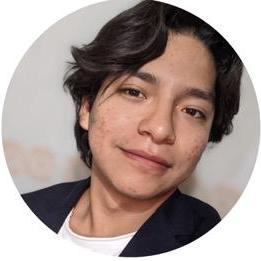
#> input picture assets/source-photo.jpeg, 261 x 261 px
$ python prep_photo.py
#> lines starting #> are read from the running program, lines starting #| are printed output that depends on the picture; after the words box and inside, x2 and y2 are one past the last pixel; in counts of white or black regions, pixels touching at a corner belong together
#> in main, im is the input picture: PIL image 261x261 RGB; mean R, G, B 167.3, 150.3, 145
"""Prepara una foto de perfil para convertirla en ASCII limpio.

Pipeline:
  1. Aisla al sujeto. El fondo de un avatar de estudio es claro y *desaturado*
     (S <= ~15) mientras que piel, pelo y ropa pasan de S ~55; ese contraste de
     croma separa mejor que cualquier umbral de luminancia, y no necesita
     descargar modelos (rembg/u2net).
  2. Suaviza la piel con un filtro bilateral: conserva bordes (ojos, boca,
     mechones) y elimina el grano que en ASCII se ve como ruido.
  3. Estira el rango tonal del sujeto y *levanta las sombras* (`LIFT`).
     El SVG se dibuja claro sobre fondo oscuro, así que el brillo percibido de
     cada celda es su densidad de tinta: mapeamos claro -> denso para obtener un
     positivo fotográfico. Sin el lift, el pelo oscuro caería a 0 y la cabeza
     se quedaria sin silueta sobre el fondo negro.
  4. Compone al sujeto sobre NEGRO puro, de modo que el fondo cae a 0 y el ramp
     lo convierte en espacios.

Salida: assets/source-prepped.png (escala de grises), que consume
make_ascii_svg.py. Se ejecuta solo cuando cambia la foto.

    python3 scripts/prep_photo.py [entrada.jpeg] [salida.png]
"""
import os
import sys

import cv2
import numpy as np
from PIL import Image

HERE = os.path.dirname(os.path.abspath(__file__))
ROOT = os.path.join(HERE, "..")
INP = sys.argv[1] if len(sys.argv) > 1 else os.path.join(ROOT, "assets", "source-photo.jpeg")
OUT = sys.argv[2] if len(sys.argv) > 2 else os.path.join(ROOT, "assets", "source-prepped.png")

SCALE = 3          # sobremuestreo: la fuente es un avatar de 261px
SAT_MIN = 52       # S por debajo de esto (y claro) es fondo: los halos del
                   # fondo llegan a S~48, la piel/ropa arranca en S~64
DARK_MAX = 70      # lo muy oscuro es sujeto aunque esté desaturado
SMOOTH = 34        # sigmaColor del filtro bilateral (0 lo desactiva)
P_LO, P_HI = 2.0, 99.0   # percentiles del sujeto para el estirado tonal
LIFT = 44          # piso de gris del sujeto: mantiene visible el pelo oscuro
FEATHER = 1.0      # difuminado del borde de la máscara, en px


def subject_mask(rgb: np.ndarray) -> np.ndarray:
    """Máscara del sujeto por croma + oscuridad, limpiada morfológicamente."""
    hsv = cv2.cvtColor(rgb, cv2.COLOR_RGB2HSV)
#> hsv: shape (783, 783, 3); mean H, S, V 30.7, 49.3, 168
    sat = hsv[:, :, 1]
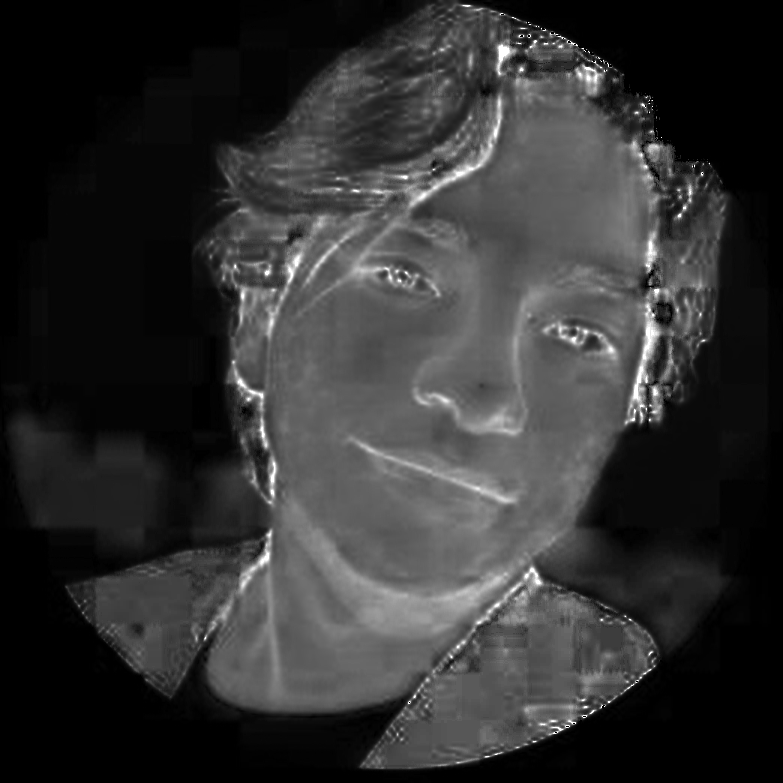
#> sat: shape (783, 783); min 0, max 255, mean 49.3
    gray = cv2.cvtColor(rgb, cv2.COLOR_RGB2GRAY)
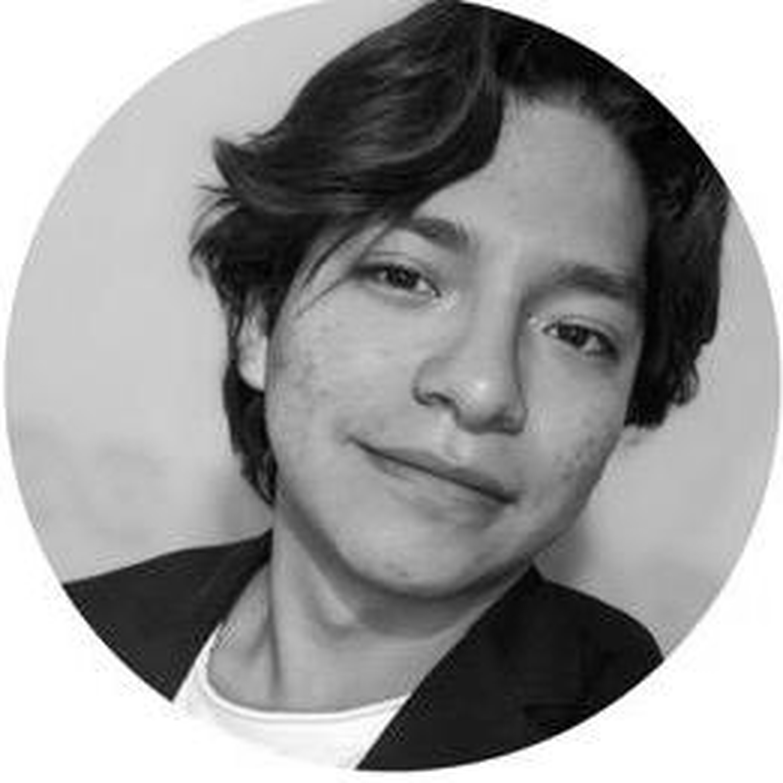
#> gray: shape (783, 783); min 0, max 255, mean 154.7

    fg = ((sat >= SAT_MIN) | (gray <= DARK_MAX)).astype(np.uint8) * 255
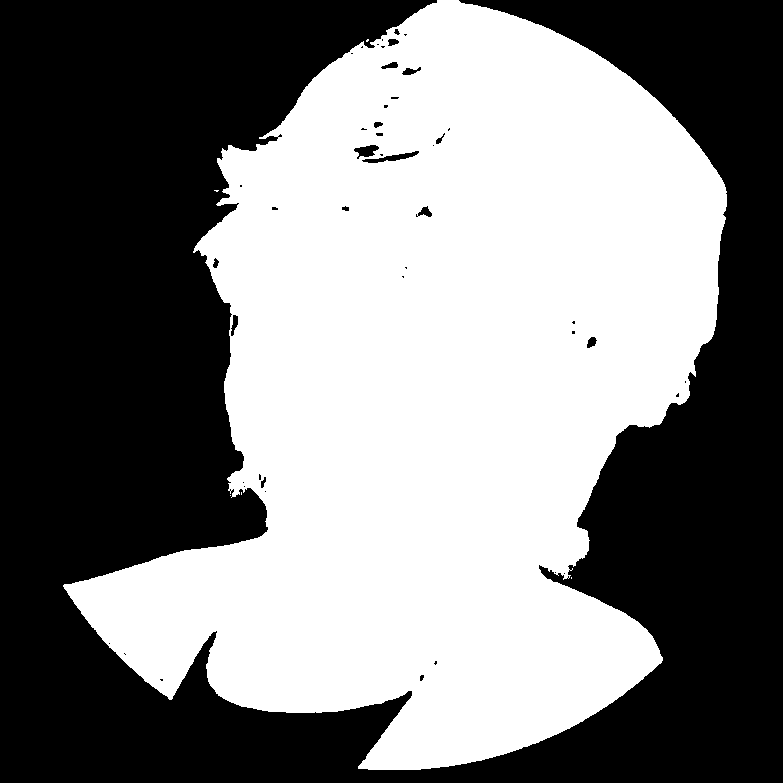
#> fg: shape (783, 783); 50% white; 6 white regions (5 under 20 px), largest, box (x1, y1, x2, y2) and area: (63, 0, 727, 770) 306360

    h, w = fg.shape
#> h = 783; w = 783
    # el avatar viene recortado en círculo: fuera del círculo nunca hay sujeto
    yy, xx = np.mgrid[0:h, 0:w]
    outside = np.sqrt((yy - h / 2) ** 2 + (xx - w / 2) ** 2) > 0.495 * h
    fg[outside] = 0
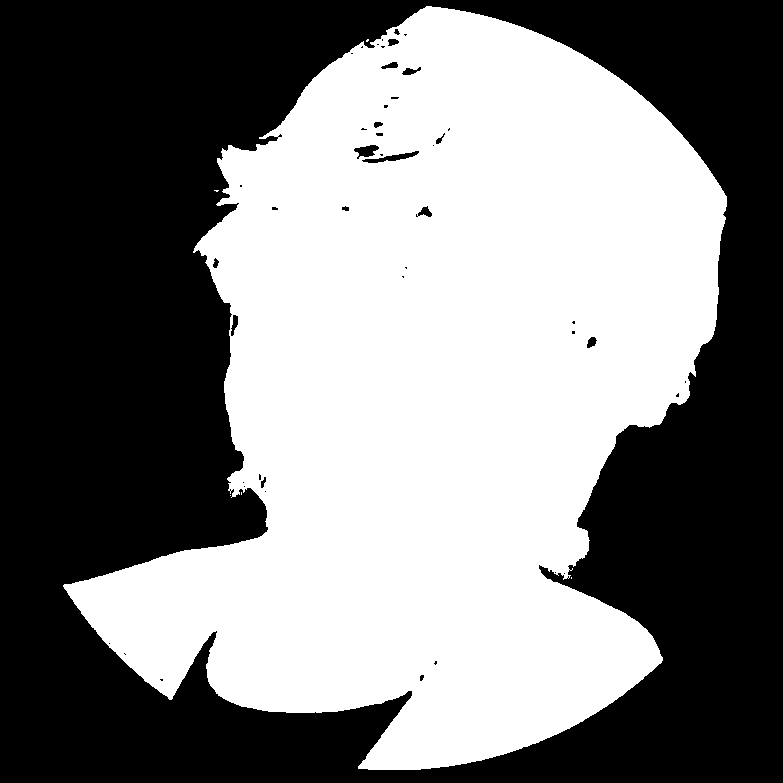
#> fg: shape (783, 783); 49.5% white; 6 white regions (5 under 20 px), largest, box (x1, y1, x2, y2) and area: (63, 6, 727, 770) 303760

    k = max(3, (h // 100) | 1)
#> k = 7
    fg = cv2.morphologyEx(fg, cv2.MORPH_OPEN, np.ones((k, k), np.uint8))
#> fg: shape (783, 783); 49.4% white; 2 white regions, box (x1, y1, x2, y2) and area: (66, 7, 727, 770) 302576, (387, 30, 394, 39) 63
    fg = cv2.morphologyEx(fg, cv2.MORPH_CLOSE, np.ones((k * 3, k * 3), np.uint8))
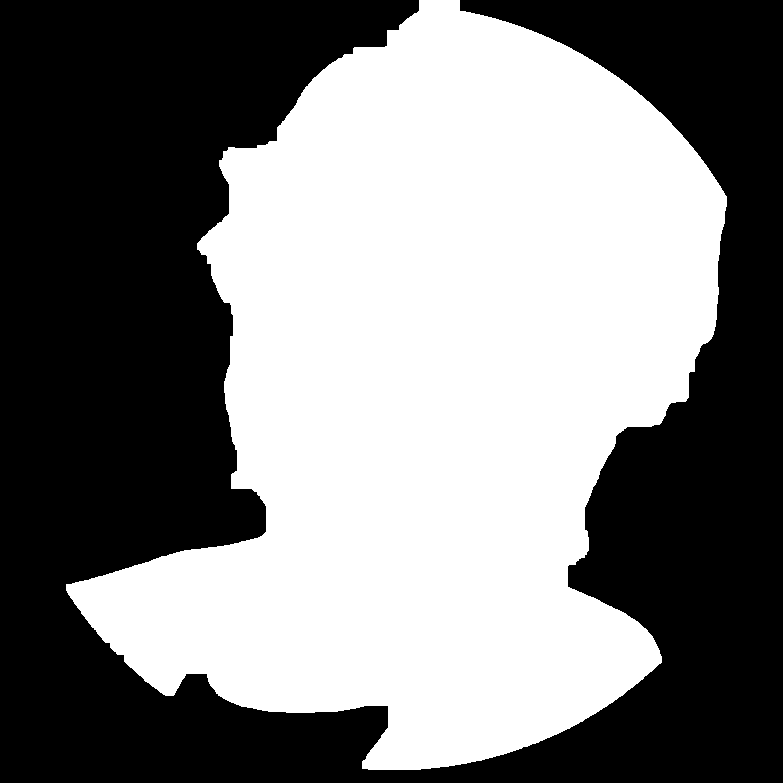
#> fg: shape (783, 783); 49.9% white; 1 white region, box (x1, y1, x2, y2) and area: (66, 0, 727, 770) 306056

    # conserva solo el componente mayor (la persona) y rellena huecos internos
    n, lab, stats, _ = cv2.connectedComponentsWithStats((fg > 127).astype(np.uint8), 8)
#> n = 2; stats = [[0, 0, 783, 783, 307033], [66, 0, 661, 770, 306056]]
    if n > 1:
        keep = 1 + int(np.argmax(stats[1:, cv2.CC_STAT_AREA]))
#> keep = 1
        fg = np.where(lab == keep, 255, 0).astype(np.uint8)
    holes = cv2.bitwise_not(fg)
    n, lab, stats, _ = cv2.connectedComponentsWithStats((holes > 127).astype(np.uint8), 8)
#> stats = [[66, 0, 661, 770, 306056], [0, 0, 783, 783, 307033]]
    if n > 1:
        border = set(lab[0, :]) | set(lab[-1, :]) | set(lab[:, 0]) | set(lab[:, -1])
#> border = 2 items
        for i in range(1, n):
            if i not in border:
                fg[lab == i] = 255
    return fg


def main() -> None:
    im = Image.open(INP).convert("RGB")
    im = im.resize((im.width * SCALE, im.height * SCALE), Image.LANCZOS)
    rgb = np.array(im)

    fg = subject_mask(rgb)
    if not (fg > 127).any():
        raise SystemExit(f"no subject found in {INP}: revisa SAT_MIN/DARK_MAX")

    gray = cv2.cvtColor(rgb, cv2.COLOR_RGB2GRAY)
    if SMOOTH:
        gray = cv2.bilateralFilter(gray, 0, float(SMOOTH), 9)

    g = gray.astype(np.float32)
    lo, hi = np.percentile(g[fg > 127], [P_LO, P_HI])
#> lo = 13; hi = 185
    g = np.clip((g - lo) / max(1.0, hi - lo), 0.0, 1.0)
    g = LIFT + g * (255.0 - LIFT)
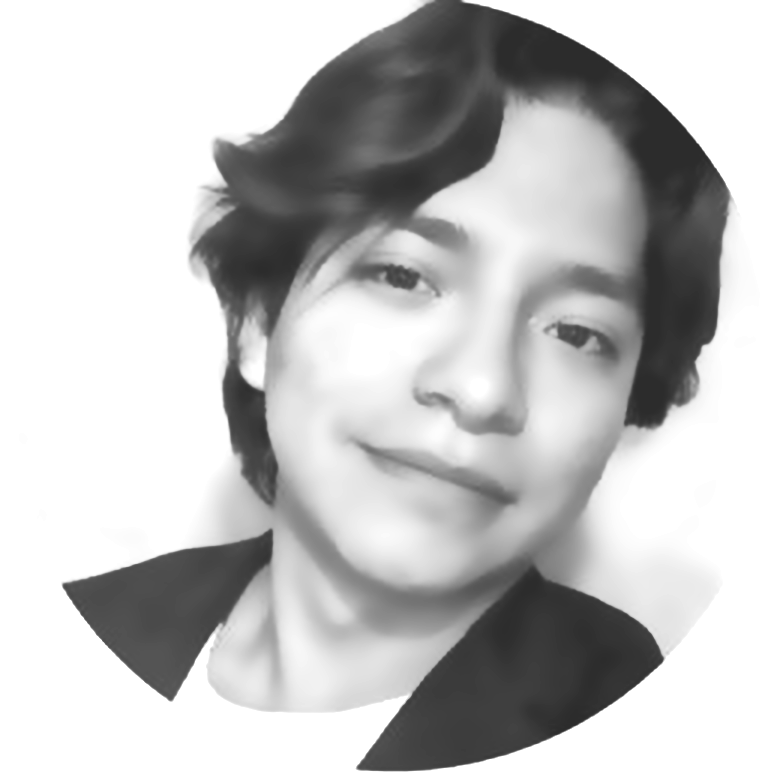
#> g: shape (783, 783) float32; min 44, max 255, mean 195

    mask = cv2.GaussianBlur(fg.astype(np.float32) / 255.0, (0, 0), FEATHER)
    out = np.clip(g * mask, 0, 255).astype(np.uint8)   # sujeto sobre negro
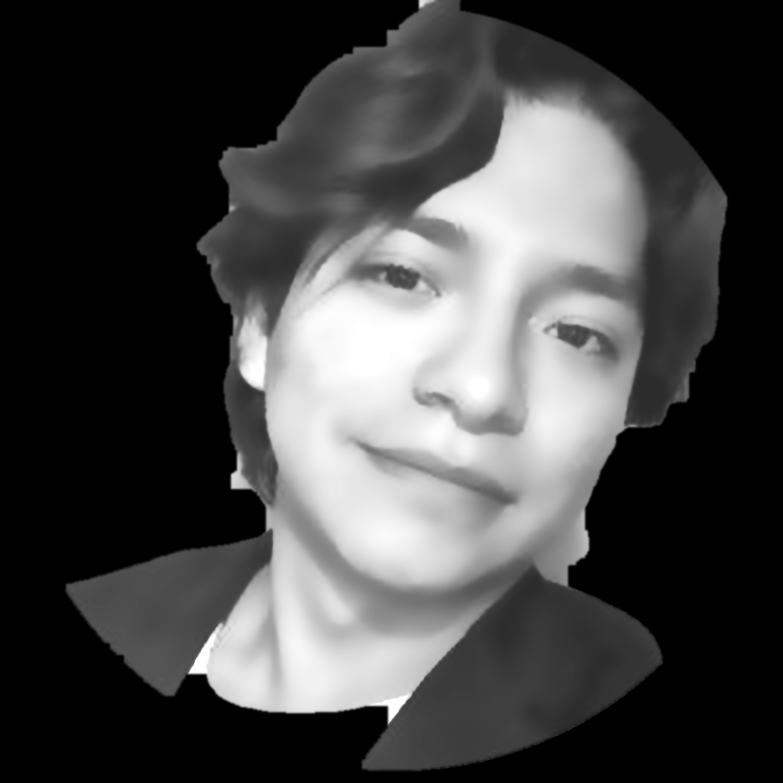
#> out: shape (783, 783); min 0, max 255, mean 70

    os.makedirs(os.path.dirname(OUT), exist_ok=True)
    Image.fromarray(out, mode="L").save(OUT)
    print(f"wrote {OUT} {out.shape} subject={mask.mean():.3f}")
#| wrote scripts/../assets/source-prepped.png (783, 783) subject=0.499


if __name__ == "__main__":
    main()
